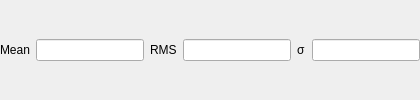
     <widget class="QWidget" name="powerChartAvgWidgets" native="true">
      <layout class="QHBoxLayout" name="powerChartAvgLayout">
       <property name="leftMargin">
        <number>0</number>
       </property>
       <property name="topMargin">
        <number>0</number>
       </property>
       <property name="rightMargin">
        <number>0</number>
       </property>
       <property name="bottomMargin">
        <number>0</number>
       </property>
       <item>
        <widget class="QLabel" name="powerMeanLabel">
         <property name="text">
          <string>Mean</string>
         </property>
        </widget>
       </item>
       <item>
        <widget class="QLineEdit" name="powerMean">
         <property name="toolTip">
          <string>Arithmetic mean (average)</string>
         </property>
        </widget>
       </item>
       <item>
        <widget class="QLabel" name="powerRMSLabel">
         <property name="text">
          <string>RMS</string>
         </property>
        </widget>
       </item>
       <item>
        <widget class="QLineEdit" name="powerRMS">
         <property name="toolTip">
          <string>Root mean squared</string>
         </property>
        </widget>
       </item>
       <item>
        <widget class="QLabel" name="powerSDLabel">
         <property name="text">
          <string>σ</string>
         </property>
        </widget>
       </item>
       <item>
        <widget class="QLineEdit" name="powerSD">
         <property name="toolTip">
          <string>Standard deviation</string>
         </property>
        </widget>
       </item>
      </layout>
     </widget>
